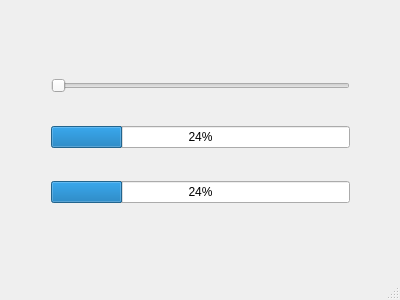
<?xml version="1.0" encoding="UTF-8"?>
<ui version="4.0">
 <class>MainWindow</class>
 <widget class="QMainWindow" name="MainWindow">
  <property name="geometry">
   <rect>
    <x>0</x>
    <y>0</y>
    <width>400</width>
    <height>300</height>
   </rect>
  </property>
  <property name="windowTitle">
   <string>MainWindow</string>
  </property>
  <widget class="QWidget" name="centralWidget">
   <widget class="QWidget" name="">
    <property name="geometry">
     <rect>
      <x>40</x>
      <y>40</y>
      <width>321</width>
      <height>201</height>
     </rect>
    </property>
    <layout class="QVBoxLayout" name="verticalLayout">
     <item>
      <widget class="QSlider" name="horizontalSlider">
       <property name="orientation">
        <enum>Qt::Horizontal</enum>
       </property>
      </widget>
     </item>
     <item>
      <widget class="QProgressBar" name="progressBar">
       <property name="value">
        <number>24</number>
       </property>
      </widget>
     </item>
     <item>
      <widget class="QProgressBar" name="progressBar_2">
       <property name="value">
        <number>24</number>
       </property>
      </widget>
     </item>
    </layout>
   </widget>
  </widget>
  <widget class="QStatusBar" name="statusBar"/>
 </widget>
 <layoutdefault spacing="6" margin="11"/>
 <resources/>
 <connections/>
</ui>
